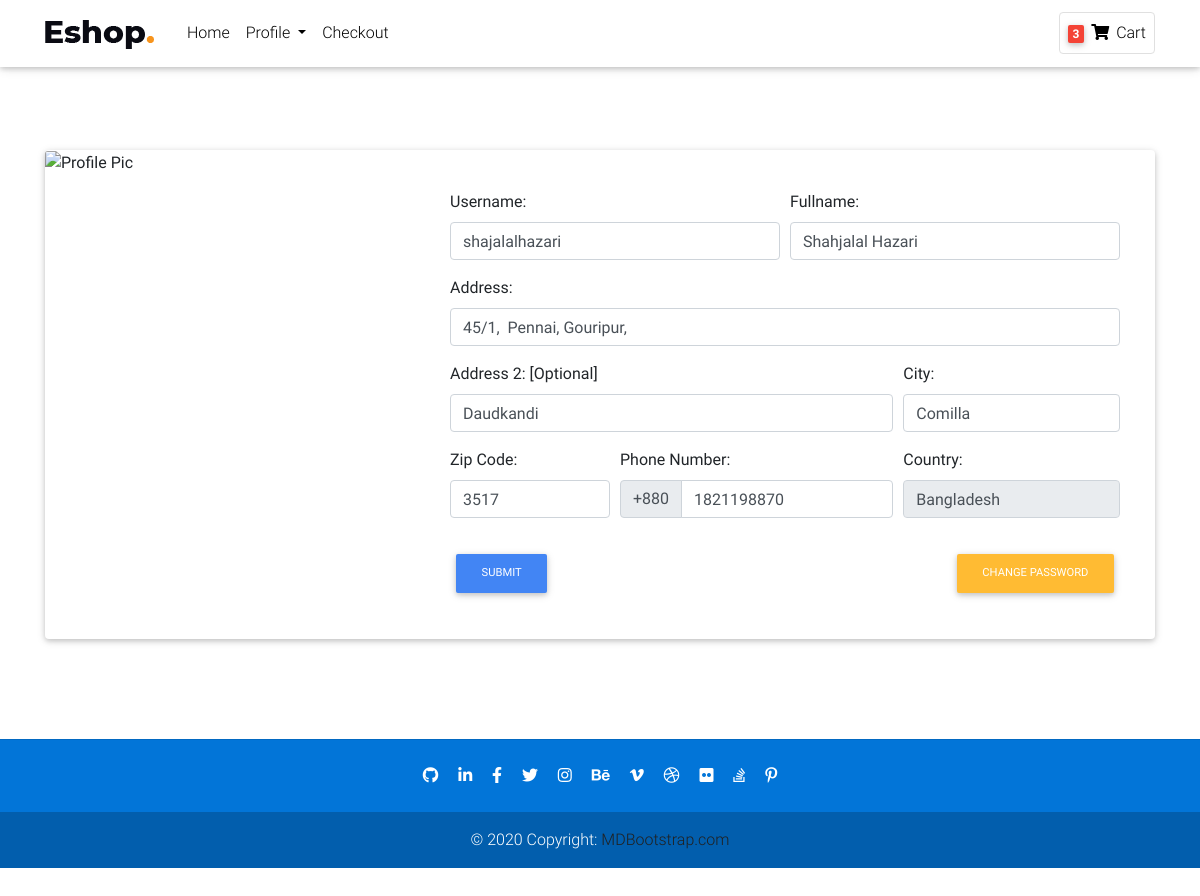
Screenshot of /account/profile/ (signed in) with the database file from the repository.
### Account/models.py (models this page shows, shortened)
class User(AbstractBaseUser, PermissionsMixin):
    email = models.EmailField(unique=True, null=False)
    is_staff = models.BooleanField(
        _('Staff Status'),
        default=False,
        help_text=_("Degisnates whether the user can log in this site")
    )
    is_active = models.BooleanField(
        _("Active"),
        default=True,
        help_text=_("Deginates whether this user should be treated as active. Unselect this instead of deleting accounts.")
    )
    USERNAME_FIELD = 'email'
    objects = MyUserManager()

class Profile(models.Model):
    user = models.OneToOneField(User, on_delete=models.CASCADE, related_name='profile')
    username = models.CharField(max_length=264, blank=True)
    fullname = models.CharField(max_length=264, blank=True)
    address_1 = models.CharField(max_length=300, blank=True)
    address_2 = models.CharField(max_length=300, blank=True)
    city = models.CharField(max_length=50, blank=True)
    zipcode = models.CharField(max_length=10, blank=True)
    phone = models.CharField(max_length=20, blank=True)
    country = models.CharField(max_length=50, blank=True)
    joined = models.DateTimeField(auto_now_add=True)

### Order/models.py (models this page shows, shortened)
class Order(models.Model):
    orderitems = models.ManyToManyField(Cart)
    user = models.ForeignKey(settings.AUTH_USER_MODEL, on_delete=models.CASCADE, related_name='order')
    ordered = models.BooleanField(default=False)
    paymentId = models.CharField(max_length=264, blank=True, null=True)
    orderId = models.CharField(max_length=200, blank=True, null=True)
    created = models.DateTimeField(auto_now_add=True)

### Account/views.py (the view)
# urls.py: path('profile/', views.profile, name='profile'),
@login_required
def profile(request):
    profile = Profile.objects.get(user=request.user)
    form = ProfileForm(instance=profile)
    if request.method == "POST":
        form = ProfileForm(request.POST, instance=profile)
        if form.is_valid():
            form.save()
            form = ProfileForm(instance=profile)
            messages.success(request, 'Changed Successfully!!!')
    return render(request, 'Account/profile.html', {'form':form})

### Account/forms.py
class ProfileForm(forms.ModelForm):
    username = forms.CharField(required=False, widget=forms.TextInput(attrs={'class': "form-control"}))
    fullname = forms.CharField(label="", required=False, widget=forms.TextInput(attrs={'class': "form-control"}))
    address_1 = forms.CharField(label="", required=False, widget=forms.TextInput(attrs={'class': "form-control"}))
    address_2 = forms.CharField(label="", required=False, widget=forms.TextInput(attrs={'class': "form-control"}))
    city = forms.CharField(label="", required=False, widget=forms.TextInput(attrs={'class': "form-control"}))
    zipcode = forms.CharField(label="", required=False, widget=forms.TextInput(attrs={'class': "form-control"}))
    phone = forms.CharField(label="", required=False, widget=forms.TextInput(attrs={'class': "form-control"}))
    country = forms.CharField(label="", required=False, widget=forms.TextInput(attrs={'class': "form-control", 'value': "Bangladesh", 'readonly': 'readonly'}))
    class Meta:
        model = Profile
        fields = ['username', 'fullname', 'address_1', 'address_2', 'city', 'zipcode', 'phone', 'country']

### Order/templatetags/cart_tag.py (called while the page is built)
@register.filter
def item_total(user):
    order = Order.objects.filter(user=user, ordered=False)
    if order.exists():
        return order[0].orderitems.count()
    else:
        return 0

### templates/Account/profile.html (shortened to what this page needs)
{% extends 'base.html' %}
{% load static %}
{% block BodyBlock %}
<div class="p-t-50 p-b-20">
  <div class="card">
    <div class="row no-gutters">
      <div class="col-md-4">
        <img
          src="https://images.pexels.com/photos/3585648/pexels-photo-3585648.jpeg?auto=compress&cs=tinysrgb&dpr=1&w=500"
          class="card-img" alt="Profile Pic" style="width:100%; height:490px;">
      </div>
      <div class="col-md-8">
        <div class="card-body" style="margin:20px 15px;">
          <form method="POST">
            <div class="form-row">
              <div class="form-group col-md-6">
                <label>Username:</label>
                {{ form.username }}
              </div>
              <div class="form-group col-md-6">
                <label>Fullname:</label>
                {{ form.fullname }}
              </div>
            </div>
            <div class="form-group">
              <label>Address:</label>
              {{ form.address_1 }}
            </div>
            <div class="form-row">
              <div class="form-group col-md-8">
                <label>Address 2: [Optional]</label>
                {{ form.address_2 }}
              </div>
              <div class="form-group col-md-4">
                <label>City:</label>
                {{ form.city }}
              </div>
            </div>
            <div class="form-row">
              <div class="form-group col-md-3">
                <label>Zip Code:</label>
                {{ form.zipcode }}
              </div>
              <div class="form-group col-md-5">
                <label>Phone Number:</label>
                <div class="input-group is-invalid">
                <div class="input-group-prepend">
                  <span class="input-group-text">+880</span>
                </div>
                {{ form.phone }}
              </div>
              </div>
              <div class="form-group col-md-4">
                <label>Country:</label>
                {{ form.country }}
              </div>
            </div>
            <button type="submit" class="btn btn-primary btn-md m-t-20">Submit</button>
            <a href="{% url 'account:change_pass' %}" class="btn btn-warning btn-md float-right m-t-20">Change Password</a>
          </form>
        </div>
      </div>
    </div>
  </div>
</div>
{% endblock  %}

### templates/navbar.html (shortened to what this page needs)
{% load static %}
{% load cart_tag %}
<nav class="navbar fixed-top navbar-expand-lg navbar-light white scrolling-navbar">
    <div class="container">
        <a class="navbar-brand waves-effect" href="{% url 'store:home' %}">
            <img src="{% static 'img/logo.png' %}" class="mr-2" alt="Eshop">
        </a>
        <div class="collapse navbar-collapse" id="navbarSupportedContent">
            <ul class="navbar-nav mr-auto">
                <li class="nav-item">
                    <a class="nav-link waves-effect" href="{% url 'store:home' %}">Home</a>
                </li>
                {% if request.user.is_authenticated %}
                    <li class="nav-item mr-3 mr-lg-0 dropdown">
                        <a class="nav-link dropdown-toggle" href="#" id="navbarDropdown" role="button" data-toggle="dropdown" aria-expanded="false">
                            Profile
                        </a>
                    </li>
                    <li class="nav-item">
                        <a class="nav-link waves-effect" href="{% url 'payment:checkout' %}">Checkout</a>
                    </li>
                {% endif %}
            </ul>
            {% if request.user.is_authenticated %}
                <ul class="navbar-nav d-flex flex-row">
                    <li class="nav-item mr-3 mr-lg-0">
                        <a href="{% url 'order:cart' %}" class="nav-link border border-light rounded waves-effect">
                            <span class="badge red z-depth-1">{{ request.user | item_total }}</span>
                            <i class="fas fa-shopping-cart mr-1"></i>Cart
                        </a>
                    </li>
                </ul>
            {% endif %}
        </div>
    </div>
</nav>

### templates/base.html (style rules this page uses)
.card { height: auto; }

### rows the page displays
User: user|item_total "3"
Profile: username "shajalalhazari", fullname "Shahjalal Hazari", address_1 "45/1, Pennai, Gouripur,", address_2 "Daudkandi", city "Comilla", zipcode "3517", phone "1821198870", country "Bangladesh"
